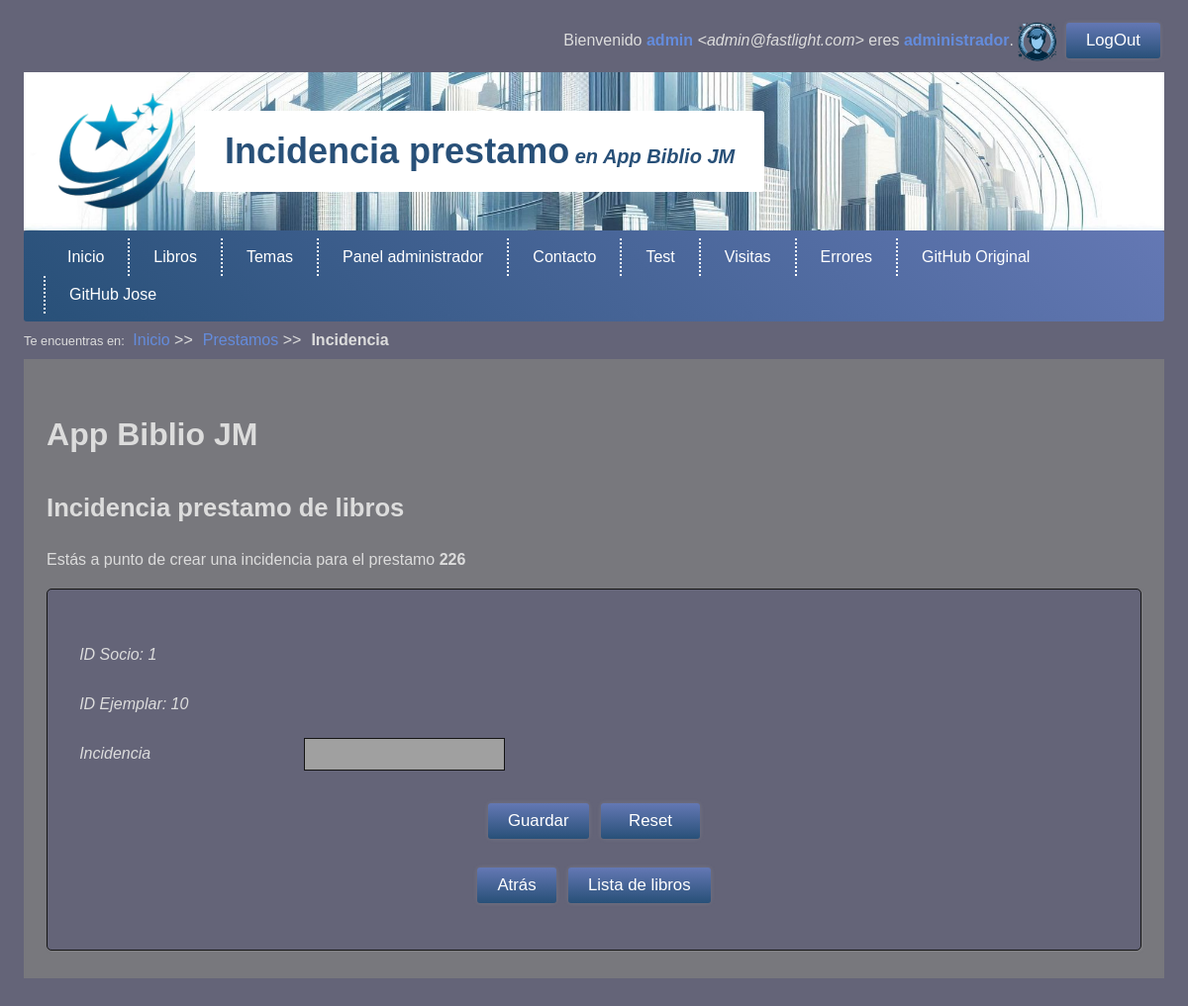
The page /Prestamo/incidencia/226 (signed in) on the database its author committed.
### tables this page shows
CREATE TABLE prestamos (
  id INT AUTO_INCREMENT PRIMARY KEY,
  idsocio INT NULL COMMENT 'Podrá ser NULL si el socio se ha dado de baja',
  idejemplar INT NOT NULL,
  prestamo TIMESTAMP NOT NULL DEFAULT CURRENT_TIMESTAMP,
  limite DATE NOT NULL,
  devolucion DATE DEFAULT NULL,
  incidencia VARCHAR(256) DEFAULT NULL,

   
   
  FOREIGN KEY (idejemplar) REFERENCES ejemplares(id) 
    ON UPDATE CASCADE ON DELETE RESTRICT,
    
   
   
  FOREIGN KEY (idsocio) REFERENCES socios(id) 
     ON UPDATE CASCADE ON DELETE SET NULL
);

### app/libraries/View.php (called while the page is built, shortened)
<?php
class View{
    private string $name;
    public function __construct(
        string $name      = '',
        array $parameters = []
    ){
        $this->name       = $name;
    }
    public function load(){
        $template = new (TEMPLATE);
        try{
            @require VIEWS_FOLDER."/$this->name.php";
        }catch(Throwable $e){
            $message = DEBUG ?
            "<p>ERROR en la vista <b>".VIEWS_FOLDER."/$this->name.php</b>.</p>
             <p>INFORMACIÓN ADICIONAL: ".$e->getMessage()."</p>" :
             "Error al cargar la página.";
             throw new ViewException($message);
        }
    }
}

### app/http/ViewResponse.php (called while the page is built, shortened)
<?php
class ViewResponse extends Response{
    protected View $view;
    public function __construct(
        string $name,
        array $params       = [],
        int $httpCode       = 200,
        string $status      = 'OK'
    ){
        $this->view = new View($name, $params);
    }
    public function send(){
        $this->view->load();
        die();
    }
}

### public/index.php (called while the page is built, shortened)
<?php
require '../app/autoload.php';
require '../app/helpers/helpers.php';
try{
    switch(strtoupper(APP_TYPE)){
        case 'WEB' :  $kernel   = new App();
                      $response = $kernel->boot();
                      break;
    }
    $response->send();
}catch(Throwable $t){
    $mensaje = DEBUG ?
        'ERROR en el proceso de arranque: '.$t :
        'Se produjo un error, contacte con el administrador '.ADMIN_EMAIL.' si es necesario.';
    abort(500, 'INTERNAL SERVER ERROR', $mensaje, $t)->send();
}

### app/autoload.php (called while the page is built, shortened)
<?php
    function load(string $clase){
        foreach(AUTOLOAD_DIRECTORIES as $directorio){
           $ruta="$directorio/$clase.php";
           if(is_readable($ruta)){
                break;
           }
        }
    }

### app/libraries/Login.php (called while the page is built, shortened)
<?php
class Login{
    private static ?Authenticable $activeUser = NULL;
    public static function init(){
        self::$activeUser = Session::get('user') ??  NULL;
    }
	public static function user():?Authenticable{
	    return self::$activeUser;
	}
	public static function guest():bool{
	    return empty(self::user());
	}
	public static function role(string $role):bool{
	    return self::user() && self::user()->hasRole($role);
	}
	public static function oneRole(array $roles):bool{
	    return self::user() && self::user()->oneRole($roles);
    }
}

### app/interfaces/Authorizable.php (called while the page is built, shortened)
<?php
    trait Authorizable{
        public function hasRole(string $role):bool{
            return in_array($role, $this->roles);
        }
        public function oneRole(array $roles):bool{
            foreach($roles as $role)
                if($this->hasRole($role))
                    return true;
             return false;
        }
        public function isAdmin(string $adminRole = ADMIN_ROLE):bool{
            return $this->hasRole($adminRole);
        }
    }

### mvc/models/Model.php (called while the page is built, shortened)
<?php
abstract class Model{
    public static function getTable():string{
        return get_called_class()::$table ?? strtolower(get_called_class()).'s';
    }
    protected static function getJsonFields():array{
        return get_called_class()::$jsonFields ?? [];
    }
    public function parseJsonFields():object{
        $properties = self::getJsonFields();
        return $this;
    }
    public static function find(int $id = 0):?object{
        $table = self::getTable();
        $query = "SELECT * FROM $table WHERE id=$id";
        $entity = (DB_CLASS)::select($query, get_called_class());
        if($entity)
            $entity->parseJsonFields();
        return $entity;
    }
    public static function findOrFail(
        int $id = 0,
        ?string $message = NULL
    ):object{
        $entity = get_called_class()::find($id);
        return $entity;
    }
}

### app/libraries/DBPDO.php (called while the page is built, shortened)
<?php
class DBPDO extends DB{
    private static $conexion = null;
    public static function get():object{
        if(!self::$conexion){
            $dsn = SGDB.':host='.DB_HOST.':'.DB_PORT.';dbname='.DB_NAME.';charset='.DB_CHARSET;
            try{
                self::$conexion = new PDO($dsn, DB_USER, DB_PASS);
            }catch(Throwable $e){
                $message = "No se pudo conectar con la Base de datos. ";
                if(DEBUG)
                    $message .= "Revisa la configuración: ".$dsn;
                throw new DatabaseException($message);
            }
        }
        return self::$conexion;
    }
    public static function query(string $consulta){
        try{
            $resultado = self::get()->query($consulta);
            return $resultado;
        }catch(Throwable $e){
            if(DEBUG){
                $mensaje = "ERROR EN LA CONSULTA: ";
                $mensaje .= "<p><b>$consulta</b></p>";
                $mensaje .= "<p>".(self::get()->errorInfo()[2])."</p>";
                throw new SQLException($mensaje);
            }else
                throw new SQLException('ERROR al realizar la operación.');
        }
    }
    public static function select(
        string $consulta,
        string $class='stdClass'
    ):?object{
        $resultado = self::query($consulta);
        $objeto = $resultado->fetchObject($class);
        return $objeto === false ? NULL : $objeto;
    }
}

### mvc/controllers/PrestamoController.php (called while the page is built, shortened)
<?php
class PrestamoController extends Controller{
	public function incidencia(int $id=0){
		$prestamo = Prestamo::findOrFail($id, "No existe el prestamo.");
		return view('prestamo/incidencia',['prestamo'=>$prestamo]);
	}
}

### app/core/App.php (called while the page is built, shortened)
<?php
class App extends Kernel{
    public function boot():Response{
        try{
            $url = request()->get('url') ?? NULL;
            $url = $url ? explode('/', rtrim($url, '/')) : [];
            $controller = empty($url[0]) ?
                DEFAULT_CONTROLLER :
                ucfirst(strtolower(array_shift($url))).'Controller';
            $method = empty($url[0]) ?
                DEFAULT_METHOD :
                strtolower(array_shift($url));
            $controllerInstance = new $controller();
            return $controllerInstance->$method(...$url);
        }catch(NotIdentifiedException $e){
            Session::set('_pending_operation', '/'.request()->get('url'));
            return redirect('/Login');
        }catch(Throwable $t){
            $mensaje = DEBUG ?
                (new DebugInformation($t, $controller, $method, $url))->toHtml() :
                "No se pudo realizar la operación solicitada.";
            if(LOG_ERRORS)
                Log::addMessage(ERROR_LOG_FILE, get_class($t), $t->getMessage());
            if(DB_ERRORS)
                AppError::new(get_class($t), $t->getMessage());
            return abort(500, 'INTERNAL SERVER ERROR', $mensaje, $t);
        }
    }
}

### app/http/Request.php (called while the page is built, shortened)
<?php
class Request{
    private static ?Request $request = null;
    public function __construct(){
        $this->previousInputs = Session::get('flashed_input') ?? [];
    }
    public static function createFromGlobals(){
        self::$request = new self();
        return self::$request;
    }
    public static function retrieve():Request{
        return self::$request;
    }
    public function get(
        string $name
    ): ?string{
        $data = filter_input(INPUT_GET, $name, FILTER_SANITIZE_SPECIAL_CHARS);
        return trim($data);
    }
}

### app/helpers/helpers.php (called while the page is built, shortened)
<?php
function request(){
    return Request::retrieve();
}
function old(string $inputName, string $dbValue = NULL):string{
    return request()->previousInputs[$inputName] ?? $dbValue ?? '';
}

### app/libraries/Session.php (called while the page is built, shortened)
<?php
class Session{
    public static function get(string $name){
        return $_SESSION[$name] ?? NULL;
    }
}

### mvc/views/prestamo/incidencia.php (the view, shortened to what this page needs)
<!DOCTYPE html>
<html lang="es">
	<head>
		<?= $template->css() ?>
	</head>
	<body>
		<?= $template->login() ?>
		<?= $template->header('Incidencia prestamo') ?>
		<?= $template->menu() ?>
		<?= $template->breadCrumbs(['Prestamos'=>'/Prestamo','Incidencia'=>null]) ?>
	<main>
	<h1><?=APP_NAME?></h1>
	<h2>Incidencia prestamo de libros</h2>
	<p>Estás a punto de crear una incidencia para el prestamo <b><?=$prestamo->id ?></b></p>
	<form method="POST" enctype="multipart/form-data" action="/Prestamo/guardaincidencia">
		<div class="flex2">
		<br>
		<label for="idsocio">ID Socio: <?= $prestamo->idsocio ?></label>
		<br>
		<label for="idejemplar" >ID Ejemplar: <?= $prestamo->idejemplar ?></label>
		<br>
		<label for="incidencia">Incidencia</label>
		<input type="text" name="incidencia" value="<?=$prestamo->incidencia ?? old('incidencia'); ?>" >
		<br>
		<div class="centered mt2">
				<input type="submit" class="button" name="guardar" value="Guardar">
				<input type="reset" class="button" value="Reset">
			</div>
		</div>
		<div class="centrado my2">
			<a class="button" onclick="history.back()">Atrás</a>
			<a class="button" href="/Libro/list">Lista de libros</a>
		</div>
	</form>
</main>
</body>
</html>

### public/css/dark.css (style rules this page uses)
:root { --primary-bg-color: rgb(40, 80, 120); --primary-font-color: rgb(255, 255, 255); --primary-soft-color: rgb(100, 120, 180); --secondary-bg-color: rgb(20, 120, 80); --secondary-font-color: rgb(255, 255, 255); --secondary-soft-color: rgb(80, 160, 100); --shadow-color: rgba(160, 160, 160, 0.3); --font-shadow-color: rgba(0, 0, 0, 0.3); --bg-color: rgb(100, 100, 120); --font-color: rgb(220, 220, 220); --border-color: rgb(20, 20, 20); --a-color: rgb(100, 140, 220); --main-bg-color: rgb(120, 120, 125); --th-bg-color: rgb(60, 100, 160); --th-font-color: rgb(255, 255, 255); --td-odd-bg-color: var(--bg-color); --td-even-bg-color: rgb(90, 90, 90); --tfoot-bg-color: rgb(120, 120, 120); --tfoot-font-color: rgb(255, 255, 255); --form-bg-color: var(--bg-color); --input-bg-color: rgb(160, 160, 160); --footer-bg-color: rgba(60, 60, 60, 0.85); --modal-bg-color: rgba(120, 120, 120, 0.85); }

### public/css/base_phone.css (style rules this page uses)
body { margin: 0; padding: 0; width: 100%; }

### public/css/base_printer.css (style rules this page uses)
* { color: #006 !important; border:none; }
body { width: 100%; border:none; box-shadow: none; margin: 0px; padding: 0px; }
main { border: none; padding: 0px; }
p { margin-bottom: 1.2rem; }

### public/css/base.css (style rules this page uses)
:root { --primary-bg-color: rgb(60, 100, 160); --primary-font-color: rgb(255, 255, 255); --primary-soft-color: rgb(120, 160, 220); --secondary-bg-color: rgb(60, 160, 100); --secondary-font-color: rgb(255, 255, 255); --secondary-soft-color: rgb(100, 200, 140); --shadow-color: rgba(60, 60, 60, 0.3); --font-shadow-color: rgba(0, 0, 0, 0.3); --bg-color: white; --font-color: rgb(100, 100, 120); --border-color: rgb(200, 200, 200); --a-color: rgb(60, 100, 180); --main-bg-color: rgb(250, 250, 253); --th-bg-color: rgb(60, 100, 160); --th-font-color: rgb(255, 255, 255); --td-odd-bg-color: rgb(255, 255, 255); --td-even-bg-color: rgb(245, 245, 250); --tfoot-bg-color: rgb(160, 180, 220); --tfoot-font-color: rgb(255, 255, 255); --form-bg-color: rgb(255, 255, 255); --input-bg-color: rgb(250, 250, 250); --footer-bg-color: rgba(255, 255, 255, 0.85); --modal-bg-color: rgba(120, 120, 120, 0.85); --success-bg-color: rgb(180, 250, 180); --success-font-color: #363; --success-btn-color: rgb(60, 180, 60); --success-btn-hover-color: rgb(110, 250, 110); --warning-bg-color: rgb(250, 250, 180); --warning-font-color: rgb(150, 120, 0); --warning-btn-color: rgb(220, 210, 10); --warning-btn-hover-color: rgb(230, 230, 80); --danger-bg-color: rgb(250, 180, 180); --danger-font-color: #753; --danger-btn-color: rgb(180, 60, 60); --danger-btn-hover-color: rgb(250, 120, 120); --code-color: rgb(50, 50, 200); --min-width: 280px; }
* { box-sizing: border-box; margin: 0; padding: 0; }
.flex2 { flex:2 }
.centrado, .centered { text-align: center }
.my2 { margin-top: 2%; margin-bottom: 2% }
.mt2 { margin-top: 2%; }
h1, h2, h3 { margin-top: 1.10em; margin-bottom: 0.9em; }
h1 { font-size: 2em; }
h2 { font-size: 1.6em; }
h2, h3 { margin: 1.6em 0 1em; padding: 0; }
p { margin: 1.1em 0; line-height: 1.5em; }
a { text-decoration: none; cursor: pointer; color: var(--a-color); }
.button, .button-light, .button-success, .button-warning, .button-danger { display: inline-block; white-space: nowrap; color: var(--primary-font-color); font: caption; font-size: 1.05em; padding: 8px 20px; margin: 4px; border: none; border-radius: 3px; cursor: pointer; box-shadow: 0 0px 4px var(--shadow-color); }
.button { background: linear-gradient(var(--primary-soft-color), var(--primary-bg-color)); }
form { padding: 2%; margin: 5px auto; border: 1px solid var(--border-color); border-radius: 5px; box-shadow: 1px 1px 2px var(--shadow-color); background-color: var(--form-bg-color); min-width: var(--min-width); }
label { display: inline-block; width: 20%; min-width: 90px; margin: 1rem 10px; font-style: italic; }
input, select, textarea { padding: 8px 12px; min-width: 100px; background-color: var(--input-bg-color); border: solid 1px var(--border-color); }
html { background-color: var(--bg-color); }
body { color: var(--font-color); padding: 10px 2%; font-family: arial, verdana, helvetica; width: 100%; margin: 0px auto 20px auto; }
main { padding: 2%; margin: 0 0 1%; background-color: var(--main-bg-color); }

### rows shown on the page
prestamos: id "226", idsocio "1", idejemplar "10"

### other values the page prints
$user->displayname "admin"
$user->email "admin@fastlight.com"
$title "Incidencia prestamo"
APP_NAME "App Biblio JM"
$miga "Inicio"
$miga "Prestamos"
$miga "Incidencia"
